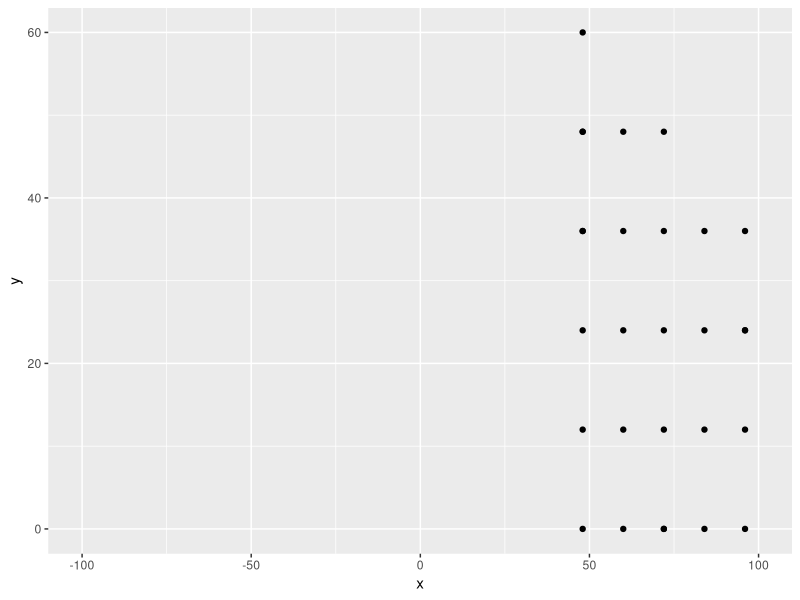
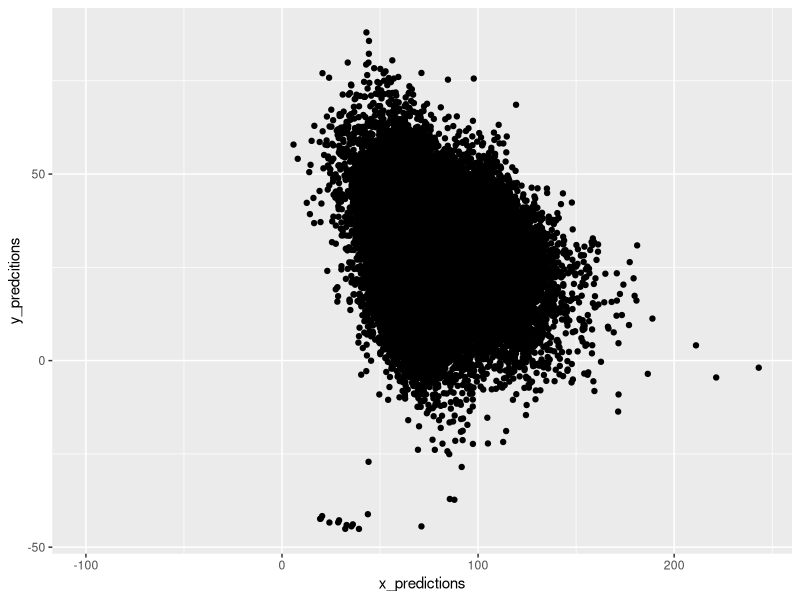

Here is the R script that generated these plots, in order:
library("ggplot2")

max = 100

train_graph <- read.csv('./training_data.csv',header=T)
qplot(x,y,data=train_graph,xmin = -max,xmax= max)

predictions <- read.csv('./predictions.csv',header=T)
qplot(x_predictions,y_predcitions,data=predictions, xmin = -max,xmax= max)